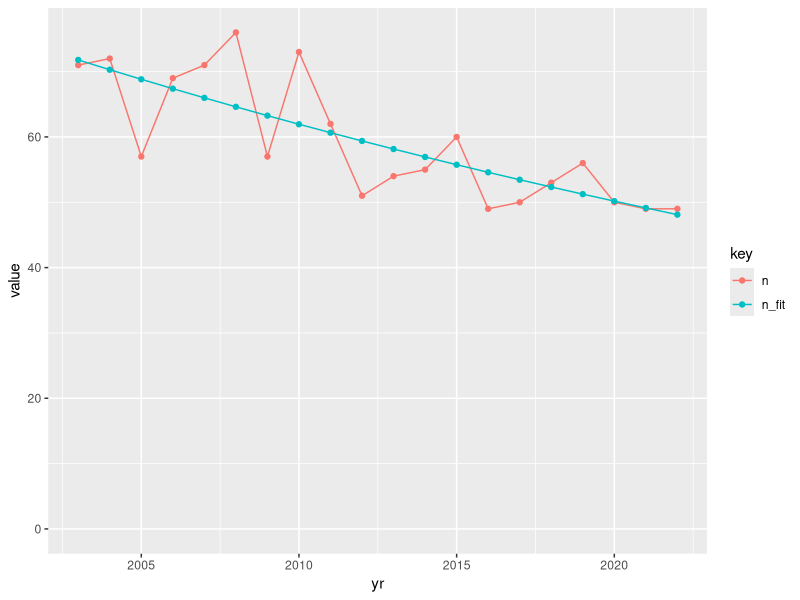
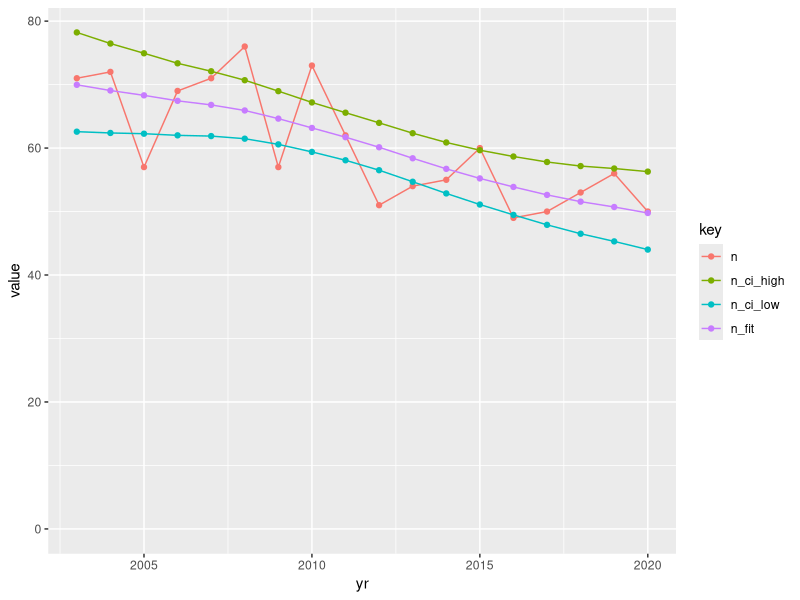
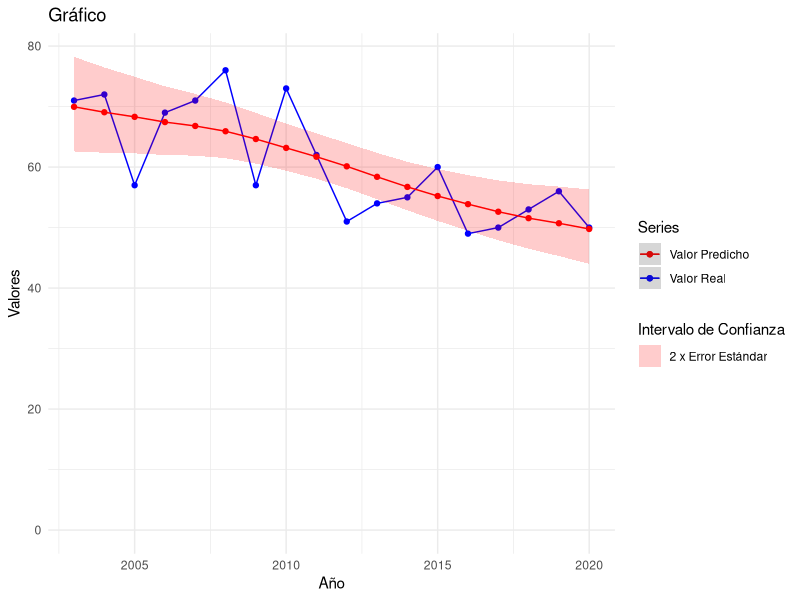

Write R code to recreate these figures, in order.
library(tidyverse)

# https://violenciagenero.igualdad.gob.es/violenciaEnCifras/victimasMortales/fichaMujeres/2023/VMortales_2023_09_01.pdf

the_data <-  tribble(~yr, ~n,
                     2003, 71,
                     2004, 72,
                     2005, 57,
                     2006, 69,
                     2007, 71,
                     2008, 76,
                     2009, 57,
                     2010, 73,
                     2011, 62,
                     2012, 51,
                     2013, 54,
                     2014, 55,
                     2015, 60,
                     2016, 49,
                     2017, 50,
                     2018, 53,
                     2019, 56,
                     2020, 50,
                     2021, 49,
                     2022, 49) %>% 
  mutate(t = 1:nrow(.), .before = 2)


poiss_glm <- glm(n ~ t, data = the_data, family = "poisson")

summary(poiss_glm)

log_lambda_fit <- coef(poiss_glm)["(Intercept)"] + coef(poiss_glm)["t"] * the_data$t
res_data <- the_data %>% 
  mutate(n_fit = exp(log_lambda_fit))

res_data %>% 
  gather(key, value, -yr, -t) %>% 
  ggplot(aes(x = yr, y = value, colour = key)) +
  geom_line() +
  geom_point() +
  ylim(0, NA)

# % disminución media anual del numero de asesinatos
(exp(coef(poiss_glm)["t"]) - 1) * 100

### https://www.ine.es/jaxiT3/Datos.htm?t=56937#!tabs-tabla
total_m <- tribble(~yr, ~n,
                   2002, 24121834,	
                   2003, 23986952,	
                   2004, 23794728,	
                   2005, 23678767,	
                   2006, 23622448,	
                   2007, 23586945,	
                   2008, 23597473,	
                   2009, 23648876,	
                   2010, 23700373,	
                   2011, 23662983,	
                   2012, 23553902,	
                   2013, 23433048,	
                   2014, 23226305,	
                   2015, 22873931,	
                   2016, 22459813,	
                   2017, 22120648,	
                   2018, 21766121,	
                   2019, 21458232,	
                   2020, 21096666
                   )

total_m_0_4 <- tribble(~yr, ~n,
                       2002, 950027	,
                       2003, 980664	,
                       2004, 1002765	,
                       2005, 1023234	,
                       2006, 1046948	,
                       2007, 1073363	,
                       2008, 1103044	,
                       2009, 1143743	,
                       2010, 1183455	,
                       2011, 1201103	,
                       2012, 1204803	,
                       2013, 1203024	,
                       2014, 1182868	,
                       2015, 1146609	,
                       2016, 1111140	,
                       2017, 1075664	,
                       2018, 1040022	,
                       2019, 1003688	,
                       2020, 960865)

total_m_5_9 <- tribble(~yr, ~n,
                       2002, 1113557	,
                       2003, 1129113	,
                       2004, 1152163	,
                       2005, 1176310	,
                       2006, 1190018	,
                       2007, 1197563	,
                       2008, 1199130	,
                       2009, 1190426	,
                       2010, 1173368	,
                       2011, 1152604	,
                       2012, 1131023	,
                       2013, 1109150	,
                       2014, 1079480	,
                       2015, 1044265	,
                       2016, 1009154	,
                       2017, 976972	,
                       2018, 952718	,
                       2019, 938704	,
                       2020, 930961)

total_m_10_14 <- tribble(~yr, ~n,
                         2002, 1223325	,
                         2003, 1213807	,
                         2004, 1193642	,
                         2005, 1168930	,
                         2006, 1146330	,
                         2007, 1126465	,
                         2008, 1108660	,
                         2009, 1089736	,
                         2010, 1074430	,
                         2011, 1061044	,
                         2012, 1044204	,
                         2013, 1029663	,
                         2014, 1020453	,
                         2015, 1014719	,
                         2016, 1012356	,
                         2017, 1015764	,
                         2018, 1023357	,
                         2019, 1029163	,
                         2020, 1025104)


the_data_m <- total_m %>% 
  full_join(total_m_0_4, by = "yr", suffix = c("_total", "_0_4")) %>% 
  full_join(total_m_5_9, by = "yr") %>% 
  full_join(total_m_10_14, by = "yr", suffix = c("_5_9", "_10_14")) %>% 
  mutate(n_adultas = n_total - n_0_4 - n_5_9 - n_10_14) %>% 
  select(yr, n_adultas) %>% 
  mutate(yr = rev(yr)) %>% 
  arrange(yr)

probe <- the_data_m %>% 
  inner_join(the_data) %>% 
  mutate(n_100K = n / n_adultas * 100000)

poiss_glm <- glm(n ~ t, data = probe, family = "poisson", offset = log(n_adultas/100000))

summary(poiss_glm)

log_pred <- predict(poiss_glm, type = "link", se.fit = TRUE)

log_lambda_fit <- log_pred$fit
log_lambda_ci_low <- log_pred$fit - 2 * log_pred$se.fit 
log_lambda_ci_high <- log_pred$fit + 2 * log_pred$se.fit 

res_data <- probe %>%
  mutate(n_fit = exp(log_lambda_fit),
         n_ci_low = exp(log_lambda_ci_low),
         n_ci_high = exp(log_lambda_ci_high))

# a <- predict(poiss_glm, type = "response", se.fit = TRUE)
# 
# res_data <- probe %>%
#   mutate(n_fit     = pred$fit,
#          n_ci_low  = n_fit - 2*pred$se.fit,
#          n_ci_high = n_fit + 2*pred$se.fit)
  
res_data %>% 
  select(-n_adultas, -t, -n_100K) %>% 
  gather(key, value, -yr) %>% 
  ggplot(aes(x = yr, y = value, colour = key)) +
  geom_line() +
  geom_point() +
  ylim(0, NA)


# Asumiendo que tu dataframe se llama df
ggplot(data = res_data, aes(x = yr)) +
  geom_line(aes(y = n, color = "Valor Real"), show.legend = TRUE) +
  geom_point(aes(y = n, color = "Valor Real"), show.legend = TRUE) +
  geom_line(aes(y = n_fit, color = "Valor Predicho"), show.legend = TRUE) +
  geom_point(aes(y = n_fit, color = "Valor Predicho"), show.legend = TRUE) +
  geom_ribbon(aes(ymin = n_ci_low, ymax = n_ci_high, fill = "2 x Error Estándar"), 
              alpha = 0.2, show.legend = TRUE) +
  scale_color_manual(name = "Series",
                     values = c("Valor Real" = "blue", "Valor Predicho" = "red")) +
  scale_fill_manual(name = "Intervalo de Confianza",
                    values = c("2 x Error Estándar" = "red")) +
  guides(fill = guide_legend(override.aes = list(linetype = "blank", shape = NA))) +
  labs(title = "Gráfico", x = "Año", y = "Valores") +
  ylim(0, NA) +
  theme_minimal()


